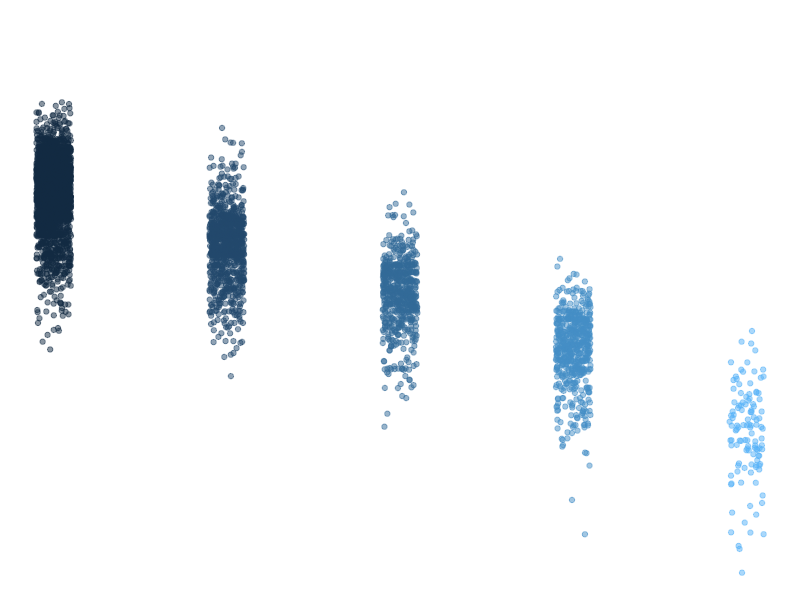

The R script that drew this image:
## ---- chunk 1
knitr::opts_chunk$set(echo = TRUE)
library(tidyverse)
## ---- chunk 2
summary(storms)
## ---- chunk 3
names(storms)
## ---- chunk 4
ggplot(data = storms, aes(x = category, y = pressure)) +
  geom_jitter(width = 0.1, 
              alpha = 0.5,
              aes(color = category),
              show.legend = FALSE) +
  labs(x = "Storm category", 
       y = "Air pressure at storm center (millibars)"
       ) +
  theme_void()
